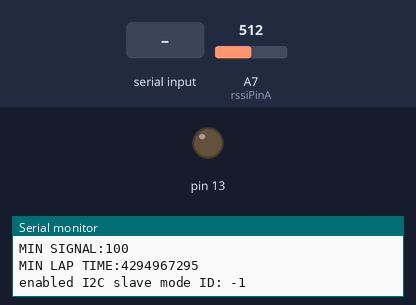
Bench run of a sketch on a simulated Arduino Nano, built with avr-gcc and run on an emulated ATmega328P. Parts: output pins drawn as LEDs (lit = HIGH), the last lines printed to the serial monitor. Inputs (shaded band) come from the test bench; at power-on: A7 (rssiPinA) = 512. EEPROM starts erased; pins used as bus, display or sensor lines are not drawn.

Above: at 1.2 s.
1.3 s: "SMLT" received over Serial
At 2.71 s:
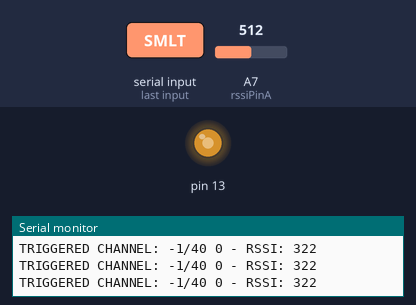
4.3 s: A7 (rssiPinA) set to 229
7.3 s: A7 (rssiPinA) set to 210
8.8 s: A7 (rssiPinA) set to 96
10.3 s: A7 (rssiPinA) set to 78
13.3 s: "SSSCO" received over Serial
Timing chart, 0 to 17.3 s (numbered marks = the images above; inputs shaded):
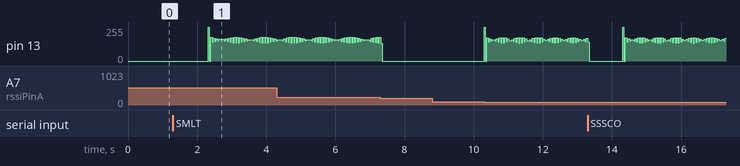

Measured:
- after the input at 8.8 s, every drawn part: stays the same

The sketch:

RaceBoxSlave_1.1.ino
```cpp
//#include <I2C_Anything.h>
#include <EEPROM.h>
#include <SoftwareSerial.h>
#include <Wire.h>
/*
 * RaceBox - Slave
 *
 * RaceBand 1 (C) - 5658 Mhz 32
 * RaceBand 2 (C) - 5695 Mhz 33
 * RaceBand 3 (C) - 5732 Mhz 34
 * RaceBand 4 (C) - 5769 Mhz 35
 * RaceBand 5 (C) - 5806 Mhz 36
 * RaceBand 6 (C) - 5843 Mhz 37
 * RaceBand 7 (C) - 5880 Mhz 38
 * RaceBand 8 (C) - 5917 Mhz 39
 *
 * SRSSIMS - set minimum trigger stringth
 * SVTX - set the VTX channel
 * TAV - last tracked time available
 * LTT - get the last tracked time
 * GMLT - gets minimum lap time
 * SMLT - sets minimum lap time
 * SRST - soft reset
 * GRSSIS - getting the setted RSSI trigger strength
 * SET_I2C_ID X
 * INIT_SETUP X
 * CRSSI
 * ILT - invalidate last time tracking
 * GSSS - get smart sense strength
 * P_GSSS - serial print smart sense strength
 * GSSCO - get smart sense strength cut off
 * SSSCO - set smart sense strength cut off
 * FWV - gets the firmware version
 */

#define spiDataPin 10
#define slaveSelectPin 11
#define spiClockPin 12
#define rssiPinA A7
#define MIN_TUNE_TIME 25
#define RSSI_READS 50
#define RSSI_MIN_VAL 90
#define RSSI_MAX_VAL 220


#define TIME_ACCURACY 0
#define RBS_VERSION 101

// Channels to sent to the SPI registers
const uint16_t channelTable[] PROGMEM = {
  // Channel 1 - 8
  0x2A05,    0x299B,    0x2991,    0x2987,    0x291D,    0x2913,    0x2909,    0x289F,    // Band A
  0x2903,    0x290C,    0x2916,    0x291F,    0x2989,    0x2992,    0x299C,    0x2A05,    // Band B
  0x2895,    0x288B,    0x2881,    0x2817,    0x2A0F,    0x2A19,    0x2A83,    0x2A8D,    // Band E
  0x2906,    0x2910,    0x291A,    0x2984,    0x298E,    0x2998,    0x2A02,    0x2A0C,    // Band F / Airwave
  0x281D,    0x288F,    0x2902,    0x2914,    0x2987,    0x2999,    0x2A0C,    0x2A1E     // Band C / Immersion Raceband
};

// Channels with their Mhz Values
const uint16_t channelFreqTable[] PROGMEM = {
  // Channel 1 - 8
  5865, 5845, 5825, 5805, 5785, 5765, 5745, 5725, // Band A
  5733, 5752, 5771, 5790, 5809, 5828, 5847, 5866, // Band B
  5705, 5685, 5665, 5645, 5885, 5905, 5925, 5945, // Band E
  5740, 5760, 5780, 5800, 5820, 5840, 5860, 5880, // Band F / Airwave
  5658, 5695, 5732, 5769, 5806, 5843, 5880, 5917  // Band C / Immersion Raceband
};

// do coding as simple hex value to save memory.
const uint8_t channelNames[] PROGMEM = {
  0xA1, 0xA2, 0xA3, 0xA4, 0xA5, 0xA6, 0xA7, 0xA8, // Band A
  0xB1, 0xB2, 0xB3, 0xB4, 0xB5, 0xB6, 0xB7, 0xB8, // Band B
  0xE1, 0xE2, 0xE3, 0xE4, 0xE5, 0xE6, 0xE7, 0xE8, // Band E
  0xF1, 0xF2, 0xF3, 0xF4, 0xF5, 0xF6, 0xF7, 0xF8, // Band F / Airwave
  0xC1, 0xC2, 0xC3, 0xC4, 0xC5, 0xC6, 0xC7, 0xC8  // Band C / Immersion Raceband
};

// All Channels of the above List ordered by Mhz
const uint8_t channelList[] PROGMEM = {
  19, 18, 32, 17, 33, 16, 7, 34, 8, 24, 6, 9, 25, 5, 35, 10, 26, 4, 11, 27, 3, 36, 12, 28, 2, 13, 29, 37, 1, 14, 30, 0, 15, 31, 38, 20, 21, 39, 22, 23
};

unsigned long time_tracking_ts = 0;
unsigned int channel = 0;
byte num_available_channels = sizeof(channelTable) / sizeof(channelTable[0]);
uint16_t rssi_best=0; // used for band scaner
uint16_t rssi_min_a=RSSI_MIN_VAL;
uint16_t rssi_max_a=RSSI_MAX_VAL;
uint16_t rssi_setup_min_a=RSSI_MIN_VAL;
uint16_t rssi_setup_max_a=RSSI_MAX_VAL;
volatile uint16_t min_signal_for_triggering_lap_tracking;
volatile uint16_t smart_sense_signal_high;
volatile uint16_t smart_sense_signal;
volatile uint16_t smart_sense_signal_cut_off;
volatile uint16_t fw_version;

int i2c_slave_id = 1;
unsigned long time_of_tune = 0; // will store last time when tuner was changed

unsigned long last_tracked_time_stamp = 0;
bool first_tracked_time = true;
volatile unsigned long last_tracked_time = 0;
volatile unsigned long last_tracked_time_backup = 0;
volatile bool last_tracked_time_available = false;

volatile unsigned long min_lap_time = 0;

bool debugging = false;

void i2c_receive(int bytes);

#define WRM_NONE    0
#define WRM_TAV     1
#define WRM_LTT     2
#define WRM_GRSSIS  3
#define WRM_CRSSIS  4
#define WRM_GMLT    5
#define WRM_GSSS    6
#define WRM_GSSCO   7
#define WRM_SSSCO   8
#define WRM_VERSION 9

unsigned int wire_request_mode = 0;


void setup() {
   fw_version = RBS_VERSION;
  digitalWrite(rssiPinA, HIGH); // enable pull up resistor for less heat on the receiver

  Serial.begin(115200);

  // SPI pins for RX control
  pinMode (slaveSelectPin, OUTPUT);
  pinMode (spiDataPin, OUTPUT);
  pinMode (spiClockPin, OUTPUT);

  // reading config from EEPROM
  channel = EEPROMReadInt(0);
  /*if(channel > num_available_channels || channel < 0){
    Serial.println("channel from EEPROM was invalid");
    channel = 0;
    EEPROMWriteInt(0,channel);
  }*/

  // min signal from triggering from EEPROM
  min_signal_for_triggering_lap_tracking = EEPROMReadInt(2);
  // check for default min triggering signal
  if(min_signal_for_triggering_lap_tracking == 0 || min_signal_for_triggering_lap_tracking >= 255){
    min_signal_for_triggering_lap_tracking = 100;
  }

   // I2C slave id
  i2c_slave_id = EEPROMReadInt(4);
  if(i2c_slave_id == 0 || i2c_slave_id > 32){
    i2c_slave_id = 1;
  }

  min_lap_time = EEPROMReadlong(6);
  if(min_lap_time < 3000){
    Serial.println("min_lap_time from EEPROM was invalid");
    min_lap_time = 3000;
    EEPROMWritelong(6,min_lap_time);
  }

  // SMART SENSE
  smart_sense_signal_high = min_signal_for_triggering_lap_tracking;
  smart_sense_signal = smart_sense_signal_high;
  smart_sense_signal_cut_off = EEPROMReadInt(8);
  // check for default min triggering signal
  if(smart_sense_signal_cut_off == 0 || smart_sense_signal_cut_off >= 100){
    smart_sense_signal_cut_off = 20;
  }

  Serial.print("SMART SENSE HIGH:");
  Serial.println(smart_sense_signal_high);

  Serial.print("SMART SENSE SIG:");
  Serial.println(smart_sense_signal);

  Serial.print("SMART SENSE CUT OFF:");
  Serial.println(smart_sense_signal_cut_off);

  setChannelModule(channel);
  print_current_channel();

  Serial.print("MIN SIGNAL:");
  Serial.println(min_signal_for_triggering_lap_tracking);

  Serial.print("MIN LAP TIME:");
  Serial.println(min_lap_time);

  // enabling I2C-Slave Mode
  Wire.begin(i2c_slave_id);
  Serial.print("enabled I2C slave mode ID: ");
  Serial.println(i2c_slave_id);
  Wire.onReceive(i2c_receive);
  Wire.onRequest(i2c_on_request);

  pinMode(13, OUTPUT);
}


// initial setup - first time setup
void init_setup(int id){
  set_i2c_id(id);
  setChannelModule(31 + id);
  EEPROMWriteInt(0,31 + id);
  print_current_channel();
}

void smart_sense_filter(uint16_t rssi_signal){

  if(rssi_signal > 200 && rssi_signal >= min_signal_for_triggering_lap_tracking){
    return;
  }


  if(rssi_signal > smart_sense_signal_high){
    //Serial.print("SMARTSENSE RAW SIG:");
    //Serial.println(rssi_signal);

    smart_sense_signal_high = rssi_signal;
    smart_sense_signal = smart_sense_signal_high - smart_sense_signal_cut_off;

    if(smart_sense_signal < min_signal_for_triggering_lap_tracking){
      smart_sense_signal = min_signal_for_triggering_lap_tracking;
    }

    //Serial.print("SMARTSENSE NEW SIG HIGH:");
    //Serial.println(smart_sense_signal_high);

    //Serial.print("SMARTSENSE NEW SIG:");
    //Serial.println(smart_sense_signal);
  }
}

void loop() {
  if(TIME_ACCURACY == 1){
   time_tracking_ts = millis();
  }

  // checking if there is serial input
  if(Serial.available()){
    String incomming = Serial.readString();
    process_cmd(incomming);
  }

  sensor_for_time_tracking();
}

void soft_reset(){
  last_tracked_time_stamp = 0;
  first_tracked_time = true;
  last_tracked_time = 0;
  last_tracked_time_available = false;
  last_tracked_time_stamp = 0;
  last_tracked_time_backup = 0;
  smart_sense_signal_high = min_signal_for_triggering_lap_tracking;
  smart_sense_signal = min_signal_for_triggering_lap_tracking;
}

void invalidate_last_tracking(){
  last_tracked_time_stamp = last_tracked_time_backup;
}

void sensor_for_time_tracking(){
  wait_rssi_ready();
  uint16_t rssi_signal = readRSSI();

  smart_sense_filter(rssi_signal);
  if(rssi_signal > smart_sense_signal){
    /*if(debugging){
      Serial.print(rssi_signal);
      Serial.print(" rssi > ss ");
      Serial.println(smart_sense_signal);
    }*/
    unsigned long c_time = millis();

  if(TIME_ACCURACY == 1){
   Serial.print("ACCURACY: ");
   Serial.print(c_time - time_tracking_ts);
   Serial.print("ms RSSI: ");
   Serial.print(rssi_signal);
   Serial.print(" SS: ");
   Serial.println(smart_sense_signal);
  }

    if(first_tracked_time){
      first_tracked_time = false;
      last_tracked_time_stamp = millis();
      return;
    }

    if(c_time - last_tracked_time_stamp < min_lap_time){
      //last_tracked_time_stamp = millis();
      // do nothing
    }else{
      last_tracked_time_backup = last_tracked_time_stamp;
      last_tracked_time = c_time - last_tracked_time_stamp;
      last_tracked_time_available = true;
      last_tracked_time_stamp = millis();

      //if(debugging){
      Serial.print("TRIGGERED CHANNEL: ");
      Serial.print((int)channel);
      Serial.print("/");
      Serial.print(num_available_channels);
      Serial.print(" ");
      Serial.print(pgm_read_word_near(channelFreqTable + channel));
      Serial.print(" - ");
      Serial.print("RSSI: ");
      Serial.println(rssi_signal);

      //}

      digitalWrite(13, HIGH); // LED anschalten
      delay(10);
      digitalWrite(13, LOW); // LED ausschalten
    }
  }
}

void i2c_receive(int bytes){
  String incomming_data = "";
  for(int i =0; i < bytes; i++){
    incomming_data += char(Wire.read());
  }

  if(incomming_data.indexOf("#") > 0){
    process_cmd(incomming_data.substring(0, incomming_data.indexOf("#")));
  }
}

void i2c_on_request(){
  if(wire_request_mode == WRM_VERSION){
    byte myArray[2];
    myArray[0] = (fw_version >> 8) & 0xFF;
    myArray[1] = fw_version & 0xFF;

    Wire.write(myArray, 2);
  }

  if(wire_request_mode == WRM_TAV){
     Wire.write(last_tracked_time_available);
  }

  if(wire_request_mode == WRM_GSSS){
    byte myArray[2];
    myArray[0] = (smart_sense_signal >> 8) & 0xFF;
    myArray[1] = smart_sense_signal & 0xFF;

    Wire.write(myArray, 2);
  }

  if(wire_request_mode == WRM_GSSCO){
    byte myArray[2];
    myArray[0] = (smart_sense_signal_cut_off >> 8) & 0xFF;
    myArray[1] = smart_sense_signal_cut_off & 0xFF;

    Wire.write(myArray, 2);
  }

  if(wire_request_mode == WRM_GMLT){
    byte myArray[4];
    myArray[0] = (min_lap_time  >> 24) & 0xFF;
    myArray[1] = (min_lap_time >> 16) & 0xFF;
    myArray[2] = (min_lap_time >> 8) & 0xFF;
    myArray[3] = min_lap_time & 0xFF;

    Wire.write(myArray, 4);
  }

  if(wire_request_mode == WRM_LTT){
    //Wire.write(last_tracked_time);
    byte myArray[4];
    myArray[0] = (last_tracked_time >> 24) & 0xFF;
    myArray[1] = (last_tracked_time >> 16) & 0xFF;
    myArray[2] = (last_tracked_time >> 8) & 0xFF;
    myArray[3] = last_tracked_time & 0xFF;

    Wire.write(myArray, 4);

    last_tracked_time = 0;
    last_tracked_time_available = false;

    /*for(int i = 0; i < 4; i++){
      Serial.print("BYTE: ");
      Serial.println(myArray[i]);
    }*/
  }

  if(wire_request_mode == WRM_GRSSIS){
    byte myArray[2];
    myArray[0] = (min_signal_for_triggering_lap_tracking >> 8) & 0xFF;
    myArray[1] = min_signal_for_triggering_lap_tracking & 0xFF;

    Wire.write(myArray, 2);
    //I2C_writeAnything(min_signal_for_triggering_lap_tracking);
  }

  if(wire_request_mode == WRM_CRSSIS){
    wait_rssi_ready();
    uint16_t rssi_signal = readRSSI();
    byte myArray[2];
    myArray[0] = (rssi_signal >> 8) & 0xFF;
    myArray[1] = rssi_signal & 0xFF;

    Wire.write(myArray, 2);
    //I2C_writeAnything(min_signal_for_triggering_lap_tracking);
  }
  wire_request_mode = WRM_NONE;
}

void set_i2c_id(int i2c_slave_id){
  EEPROMWriteInt(4,i2c_slave_id);
}

void process_cmd(String incomming){
  //Serial.println(incomming);

  if(incomming.indexOf("INIT_SETUP") == 0){
    String xval = getValue(incomming, ' ', 1);
    init_setup(xval.toInt());
  }

  if(incomming.indexOf("SRSSIMS") == 0){
    String xval = getValue(incomming, ' ', 1);
    //Serial.print("set rssi val: ");
    //Serial.println(xval);

    min_signal_for_triggering_lap_tracking = xval.toInt();
    EEPROMWriteInt(2,min_signal_for_triggering_lap_tracking);
    wire_request_mode = WRM_NONE;
  }


  if(incomming.indexOf("SSSCO") == 0){
    String xval = getValue(incomming, ' ', 1);
    smart_sense_signal_cut_off = xval.toInt();
    EEPROMWriteInt(8,smart_sense_signal_cut_off);

  }

  if(incomming.indexOf("SET_I2C_ID") == 0){
    String xval = getValue(incomming, ' ', 1);
    i2c_slave_id = xval.toInt();
    set_i2c_id(i2c_slave_id);
  }

  if(incomming.indexOf("SMLT") == 0){
    Serial.println(min_lap_time);
    String xval = getValue(incomming, ' ', 1);
    min_lap_time = xval.toInt();
    EEPROMWritelong(6,min_lap_time);
    Serial.println(min_lap_time);
  }

  if(incomming.indexOf("SVTX") == 0){
    String xval = getValue(incomming, ' ', 1);
    channel = xval.toInt();
    setChannelModule(channel);
    EEPROMWriteInt(0,channel);

    print_current_channel();
  }

  if(incomming.indexOf("TAV") == 0){
    //Serial.println("WRM_TAV");
    wire_request_mode = WRM_TAV;
  }

  if(incomming.indexOf("LTT") == 0){
    //Serial.println("LTT");
    //Serial.println(last_tracked_time);
    wire_request_mode = WRM_LTT;
  }

  if(incomming.indexOf("CRRSI") == 0){
    Serial.println(readRSSI());
  }

  if(incomming.indexOf("GRSSIS") == 0){
    wire_request_mode = WRM_GRSSIS;
  }

  if(incomming.indexOf("FWV") == 0){
    wire_request_mode = WRM_VERSION;
  }

  if(incomming.indexOf("SRST")== 0){
    soft_reset();
  }

  if(incomming.indexOf("CRSSI")== 0){
    wire_request_mode = WRM_CRSSIS;
    uint16_t rssi_signal = readRSSI();
    Serial.println(rssi_signal);
  }

  if(incomming.indexOf("GMLT")== 0){
    wire_request_mode = WRM_GMLT;
  }

  if(incomming.indexOf("GSSCO")== 0){
    wire_request_mode = WRM_GSSCO;
  }

  if(incomming.indexOf("P_GSSS") == 0){
    Serial.print("SMART SENSE SIG:");
    Serial.println(smart_sense_signal);
  }

  if(incomming.indexOf("GSSS")== 0){
    wire_request_mode = WRM_GSSS;
  }

  if(incomming.indexOf("ILT") == 0){
    invalidate_last_tracking();
  }
}

void print_current_channel(){
  if(channel > 100){
    Serial.print("CURRENT_CHANNEL ");
    Serial.print((int)channel);
    Serial.print(" Mhz");
    uint16_t t = convert_freq_to_reg(channel);
    Serial.print(" HEX: ");
    Serial.print(t,HEX);
    Serial.println("");
  }else{
    Serial.print("CURRENT_CHANNEL ");
    Serial.print((int)channel);
    Serial.print(" ");
    Serial.print(pgm_read_word_near(channelFreqTable + channel));
    Serial.print(" Mhz");
    uint16_t t = pgm_read_word_near(channelTable + channel);
    Serial.print(" HEX: ");
    Serial.print(t,HEX);
    Serial.println("");
  }

}

void wait_rssi_ready()
{
    // CHECK FOR MINIMUM DELAY
    // check if RSSI is stable after tune by checking the time
    uint16_t tune_time = millis()-time_of_tune;
    if(tune_time < MIN_TUNE_TIME)
    {
        // wait until tune time is full filled
        delay(MIN_TUNE_TIME-tune_time);
    }
}

uint16_t readRSSI()
{
    int rssi = 0;
    int rssiA = 0;


    for (uint8_t i = 0; i < RSSI_READS; i++)
    {
        rssiA += analogRead(rssiPinA);//random(RSSI_MAX_VAL-200, RSSI_MAX_VAL);//
    }
    rssiA = rssiA/RSSI_READS; // average of RSSI_READS readings

    // special case for RSSI setup

    //    Serial.println(rssiA);

    rssiA = map(rssiA, rssi_min_a, rssi_max_a , 1, 100);   // scale from 1..100%
    //return constrain(rssiA,1,100); // clip values to only be within this range.
    return rssiA;
}

uint16_t convert_freq_to_reg(uint16_t f)
{
    uint16_t tf, N, A;
    tf = (f - 479) / 2;
    N = tf / 32;
    A = tf % 32;
    return (N<<7) + A;
}

void setChannelModule(uint16_t channel)
{
  Serial.print("setChannelModule: ");
  Serial.println(channel);

  uint8_t i;
  uint16_t channelData;

  if(channel < 100){
    channelData = pgm_read_word_near(channelTable + channel);
  }else{
      channelData = convert_freq_to_reg(channel);
  }

  programChannelModule(channelData);
}

void programChannelModule(uint16_t channelData)
{
  uint8_t i;
  Serial.print("programChannelModule: ");
  Serial.print(channelData);
  Serial.print(" ");
  Serial.print(channelData,HEX);
  Serial.println("");

  // bit bash out 25 bits of data
  // Order: A0-3, !R/W, D0-D19
  // A0=0, A1=0, A2=0, A3=1, RW=0, D0-19=0
  SERIAL_ENABLE_HIGH();
  delayMicroseconds(1);
  //delay(2);
  SERIAL_ENABLE_LOW();

  SERIAL_SENDBIT0();
  SERIAL_SENDBIT0();
  SERIAL_SENDBIT0();
  SERIAL_SENDBIT1();

  SERIAL_SENDBIT0();

  // remaining zeros
  for (i = 20; i > 0; i--)
    SERIAL_SENDBIT0();

  // Clock the data in
  SERIAL_ENABLE_HIGH();
  //delay(2);
  delayMicroseconds(1);
  SERIAL_ENABLE_LOW();

  // Second is the channel data from the lookup table
  // 20 bytes of register data are sent, but the MSB 4 bits are zeros
  // register address = 0x1, write, data0-15=channelData data15-19=0x0
  SERIAL_ENABLE_HIGH();
  SERIAL_ENABLE_LOW();

  // Register 0x1
  SERIAL_SENDBIT1();
  SERIAL_SENDBIT0();
  SERIAL_SENDBIT0();
  SERIAL_SENDBIT0();

  // Write to register
  SERIAL_SENDBIT1();

  // D0-D15
  //   note: loop runs backwards as more efficent on AVR
  for (i = 16; i > 0; i--)
  {
    // Is bit high or low?
    if (channelData & 0x1)
    {
      SERIAL_SENDBIT1();
    }
    else
    {
      SERIAL_SENDBIT0();
    }

    // Shift bits along to check the next one
    channelData >>= 1;
  }

  // Remaining D16-D19
  for (i = 4; i > 0; i--)
    SERIAL_SENDBIT0();

  // Finished clocking data in
  SERIAL_ENABLE_HIGH();
  delayMicroseconds(1);
  //delay(2);

  digitalWrite(slaveSelectPin, LOW);
  digitalWrite(spiClockPin, LOW);
  digitalWrite(spiDataPin, LOW);
}

void SERIAL_SENDBIT1()
{
  digitalWrite(spiClockPin, LOW);
  delayMicroseconds(1);

  digitalWrite(spiDataPin, HIGH);
  delayMicroseconds(1);
  digitalWrite(spiClockPin, HIGH);
  delayMicroseconds(1);

  digitalWrite(spiClockPin, LOW);
  delayMicroseconds(1);
}

void SERIAL_SENDBIT0()
{
  digitalWrite(spiClockPin, LOW);
  delayMicroseconds(1);

  digitalWrite(spiDataPin, LOW);
  delayMicroseconds(1);
  digitalWrite(spiClockPin, HIGH);
  delayMicroseconds(1);

  digitalWrite(spiClockPin, LOW);
  delayMicroseconds(1);
}

void SERIAL_ENABLE_LOW()
{
  delayMicroseconds(1);
  digitalWrite(slaveSelectPin, LOW);
  delayMicroseconds(1);
}

void SERIAL_ENABLE_HIGH()
{
  delayMicroseconds(1);
  digitalWrite(slaveSelectPin, HIGH);
  delayMicroseconds(1);
}

String getValue(String data, char separator, int index)
{
 int found = 0;
  int strIndex[] = {
0, -1  };
  int maxIndex = data.length()-1;
  for(int i=0; i<=maxIndex && found<=index; i++){
  if(data.charAt(i)==separator || i==maxIndex){
  found++;
  strIndex[0] = strIndex[1]+1;
  strIndex[1] = (i == maxIndex) ? i+1 : i;
  }
 }
  return found>index ? data.substring(strIndex[0], strIndex[1]) : "";
}

void EEPROMWritelong(int address, long value)
{
  //Decomposition from a long to 4 bytes by using bitshift.
  //One = Most significant -> Four = Least significant byte
  byte four = (value & 0xFF);
  byte three = ((value >> 8) & 0xFF);
  byte two = ((value >> 16) & 0xFF);
  byte one = ((value >> 24) & 0xFF);

  //Write the 4 bytes into the eeprom memory.
  EEPROM.write(address, four);
  EEPROM.write(address + 1, three);
  EEPROM.write(address + 2, two);
  EEPROM.write(address + 3, one);
}

long EEPROMReadlong(long address)
{
  //Read the 4 bytes from the eeprom memory.
  long four = EEPROM.read(address);
  long three = EEPROM.read(address + 1);
  long two = EEPROM.read(address + 2);
  long one = EEPROM.read(address + 3);

  //Return the recomposed long by using bitshift.
  return ((four << 0) & 0xFF) + ((three << 8) & 0xFFFF) + ((two << 16) & 0xFFFFFF) + ((one << 24) & 0xFFFFFFFF);
}
//This function will write a 2 byte integer to the eeprom at the specified address and address + 1
void EEPROMWriteInt(int p_address, int p_value)
{
  byte lowByte = ((p_value >> 0) & 0xFF);
  byte highByte = ((p_value >> 8) & 0xFF);

  EEPROM.write(p_address, lowByte);
  EEPROM.write(p_address + 1, highByte);
}

//This function will read a 2 byte integer from the eeprom at the specified address and address + 1
unsigned int EEPROMReadInt(int p_address)
{
  byte lowByte = EEPROM.read(p_address);
  byte highByte = EEPROM.read(p_address + 1);

  return ((lowByte << 0) & 0xFF) + ((highByte << 8) & 0xFF00);
}
```
